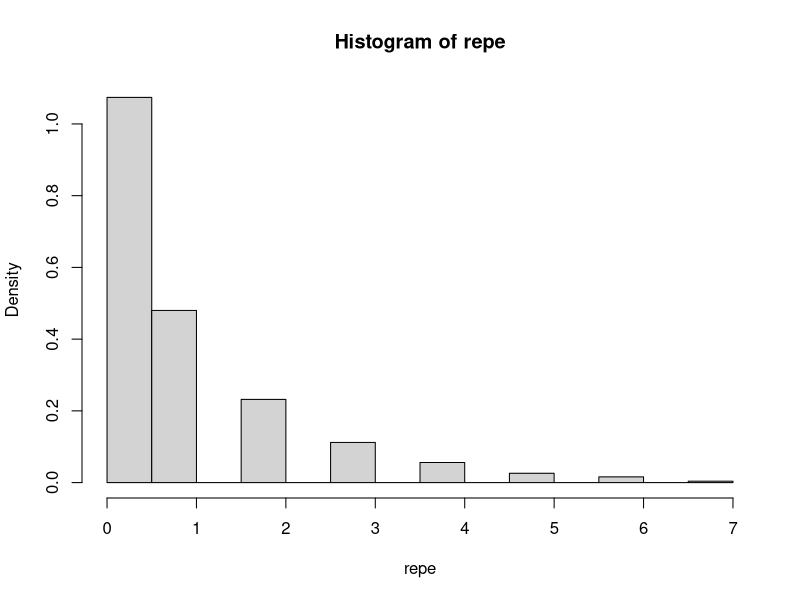

Generate this figure with R:
#Use R to pick 5 cards from a deck of 52.
cards <- paste(rep(c("Ace",2:10,"Jack","Queen","King"), 4), c("Heart","Diamond","Spade","Club"))
drawn <-sample(cards, size=5)
#Did you get a pair or better? We say that a pair of cards is two cards with one and the same number(letter).
y <- sub(pattern = " .*$",replacement = "" , drawn); y
length(y)-length(unique(y))
#Repeat until you do. How long did it take?
z <- function(){
r <- 0
cards <- paste(rep(c("Ace",2:10,"Jack","Queen","King"), 4), c("Heart","Diamond","Spade","Club"))
  repeat {
    x <- sample(x = cards, size = 5)
    y <- sub(pattern = " .*$", replacement = "" , x)
    if (length(y) - length(unique(y)) != 0){
        break
    } 
    else {
        r <- r + 1
    }
  }
r
}
z()
#Repeat the trail 1000 times, plot the histogram and estimate the probability to have the first pair or better on the second trail.
repe <- replicate(1000, z())
hist(repe, probability = TRUE)
sum(repe == 1) / length(repe)
#Generate the number of the trails before the first pair or better by using the geometric distribution Geom(0.4929).
rgeom(1, prob = 0.4929)
#Compute the probability to have the first pair or better on the second trail
dgeom(1, prob = 0.4929)
#Generate the number of the trails before the first pair or better by using the geometric distribution Geom(0.5840).
rgeom(1, prob = 0.5840)
#Compute the probability to have the first pair or better on the second trail
dgeom(1, prob = 0.5840)